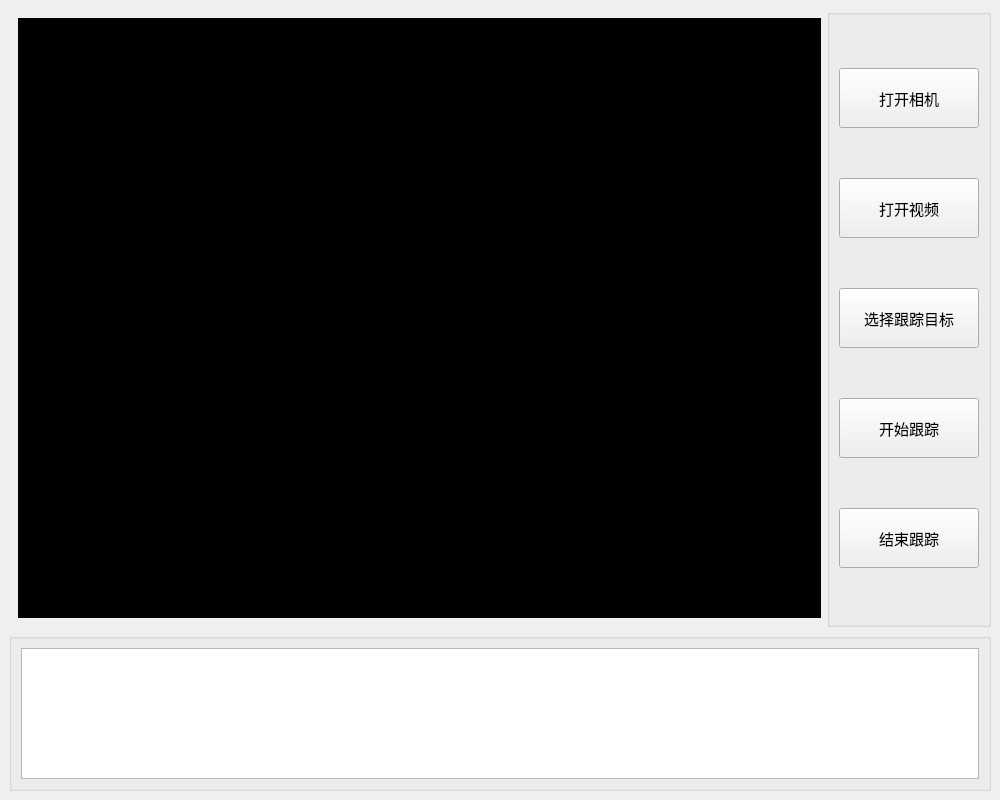
<?xml version="1.0" encoding="UTF-8"?>
<ui version="4.0">
 <class>singleTrack</class>
 <widget class="QMainWindow" name="singleTrack">
  <property name="geometry">
   <rect>
    <x>0</x>
    <y>0</y>
    <width>1000</width>
    <height>800</height>
   </rect>
  </property>
  <property name="sizePolicy">
   <sizepolicy hsizetype="Expanding" vsizetype="Expanding">
    <horstretch>0</horstretch>
    <verstretch>0</verstretch>
   </sizepolicy>
  </property>
  <property name="minimumSize">
   <size>
    <width>1000</width>
    <height>800</height>
   </size>
  </property>
  <property name="windowTitle">
   <string>单目标追踪</string>
  </property>
  <widget class="QWidget" name="centralwidget">
   <layout class="QGridLayout" name="gridLayout_4" columnstretch="2,0">
    <item row="0" column="0">
     <widget class="QWidget" name="widget" native="true">
      <property name="maximumSize">
       <size>
        <width>16777215</width>
        <height>16777215</height>
       </size>
      </property>
      <property name="styleSheet">
       <string notr="true"/>
      </property>
      <layout class="QGridLayout" name="gridLayout_2">
       <item row="0" column="0">
        <widget class="QLabel" name="labelShow">
         <property name="sizePolicy">
          <sizepolicy hsizetype="Expanding" vsizetype="Expanding">
           <horstretch>0</horstretch>
           <verstretch>0</verstretch>
          </sizepolicy>
         </property>
         <property name="minimumSize">
          <size>
           <width>1000</width>
           <height>600</height>
          </size>
         </property>
         <property name="sizeIncrement">
          <size>
           <width>900</width>
           <height>800</height>
          </size>
         </property>
         <property name="styleSheet">
          <string notr="true">background-color: rgb(0, 0, 0);</string>
         </property>
         <property name="text">
          <string/>
         </property>
        </widget>
       </item>
      </layout>
     </widget>
    </item>
    <item row="1" column="0" colspan="2">
     <widget class="QGroupBox" name="groupBox_1">
      <property name="font">
       <font>
        <family>宋体</family>
        <pointsize>12</pointsize>
       </font>
      </property>
      <property name="title">
       <string/>
      </property>
      <layout class="QGridLayout" name="gridLayout_3">
       <item row="0" column="0">
        <widget class="QTextBrowser" name="processShow"/>
       </item>
      </layout>
     </widget>
    </item>
    <item row="0" column="1">
     <widget class="QGroupBox" name="groupBox_2">
      <property name="font">
       <font>
        <family>宋体</family>
        <pointsize>11</pointsize>
       </font>
      </property>
      <property name="title">
       <string/>
      </property>
      <layout class="QVBoxLayout" name="verticalLayout">
       <item>
        <widget class="QPushButton" name="openCamera">
         <property name="minimumSize">
          <size>
           <width>140</width>
           <height>60</height>
          </size>
         </property>
         <property name="maximumSize">
          <size>
           <width>140</width>
           <height>60</height>
          </size>
         </property>
         <property name="text">
          <string>打开相机</string>
         </property>
        </widget>
       </item>
       <item>
        <widget class="QPushButton" name="openVideo">
         <property name="minimumSize">
          <size>
           <width>140</width>
           <height>60</height>
          </size>
         </property>
         <property name="maximumSize">
          <size>
           <width>140</width>
           <height>60</height>
          </size>
         </property>
         <property name="text">
          <string>打开视频</string>
         </property>
        </widget>
       </item>
       <item>
        <widget class="QPushButton" name="selectObj">
         <property name="minimumSize">
          <size>
           <width>140</width>
           <height>60</height>
          </size>
         </property>
         <property name="maximumSize">
          <size>
           <width>140</width>
           <height>60</height>
          </size>
         </property>
         <property name="text">
          <string>选择跟踪目标</string>
         </property>
        </widget>
       </item>
       <item>
        <widget class="QPushButton" name="startTrack">
         <property name="minimumSize">
          <size>
           <width>140</width>
           <height>60</height>
          </size>
         </property>
         <property name="maximumSize">
          <size>
           <width>140</width>
           <height>60</height>
          </size>
         </property>
         <property name="text">
          <string>开始跟踪</string>
         </property>
        </widget>
       </item>
       <item>
        <widget class="QPushButton" name="endTrack">
         <property name="minimumSize">
          <size>
           <width>140</width>
           <height>60</height>
          </size>
         </property>
         <property name="maximumSize">
          <size>
           <width>140</width>
           <height>60</height>
          </size>
         </property>
         <property name="text">
          <string>结束跟踪</string>
         </property>
        </widget>
       </item>
      </layout>
     </widget>
    </item>
   </layout>
  </widget>
 </widget>
 <resources/>
 <connections/>
</ui>
